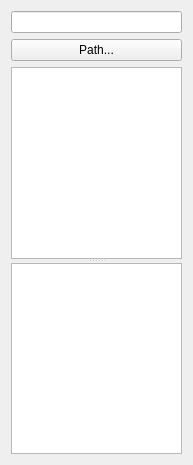
<?xml version="1.0" encoding="UTF-8"?>
<ui version="4.0">
 <class>Snippets</class>
 <widget class="QWidget" name="Snippets">
  <property name="geometry">
   <rect>
    <x>0</x>
    <y>0</y>
    <width>193</width>
    <height>465</height>
   </rect>
  </property>
  <layout class="QHBoxLayout" name="horizontalLayout">
   <item>
    <layout class="QVBoxLayout" name="verticalLayout">
     <item>
      <widget class="QLineEdit" name="ledPath">
       <property name="acceptDrops">
        <bool>false</bool>
       </property>
       <property name="frame">
        <bool>true</bool>
       </property>
       <property name="readOnly">
        <bool>true</bool>
       </property>
      </widget>
     </item>
     <item>
      <widget class="QPushButton" name="btnPath">
       <property name="text">
        <string>Path...</string>
       </property>
      </widget>
     </item>
     <item>
      <widget class="QSplitter" name="splitter">
       <property name="orientation">
        <enum>Qt::Vertical</enum>
       </property>
       <widget class="QListWidget" name="lstSnippet">
        <property name="frameShape">
         <enum>QFrame::StyledPanel</enum>
        </property>
       </widget>
       <widget class="QPlainTextEdit" name="tedSnippet">
        <property name="acceptDrops">
         <bool>false</bool>
        </property>
        <property name="undoRedoEnabled">
         <bool>false</bool>
        </property>
        <property name="lineWrapMode">
         <enum>QPlainTextEdit::NoWrap</enum>
        </property>
        <property name="readOnly">
         <bool>true</bool>
        </property>
        <property name="textInteractionFlags">
         <set>Qt::TextSelectableByKeyboard|Qt::TextSelectableByMouse</set>
        </property>
       </widget>
      </widget>
     </item>
    </layout>
   </item>
   <item>
    <layout class="QVBoxLayout" name="verticalLayout_2"/>
   </item>
  </layout>
 </widget>
 <layoutdefault spacing="6" margin="11"/>
 <resources/>
 <connections/>
</ui>
